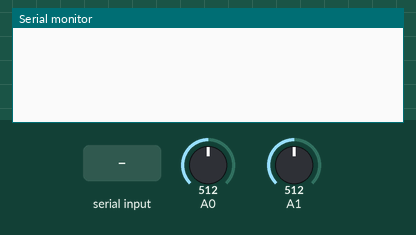
Simulated run of this sketch. Board: Arduino Nano, built with avr-gcc and run on an emulated ATmega328P. On the bench: the last lines printed to the serial monitor. Inputs (shaded band) come from the test bench; at power-on: A0 = 512, A1 = 512.

Above: at 1.2 s.
1.3 s: "F" received over Serial
At 2.5 s:
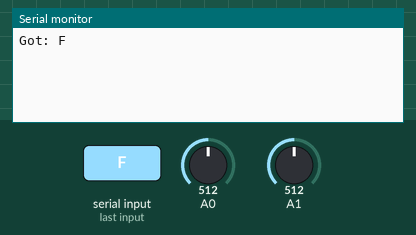
2.8 s: "f" received over Serial
At 3.6 s:
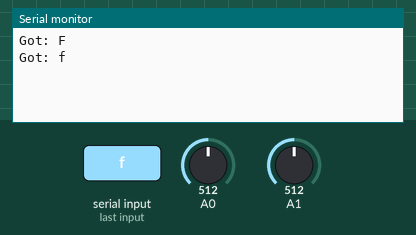
4.3 s: "B" received over Serial
At 5.5 s:
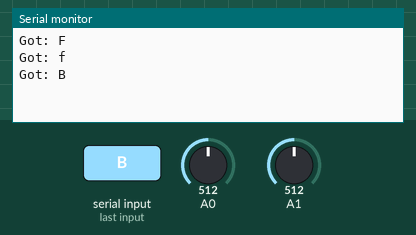
5.8 s: "b" received over Serial
At 6.5 s:
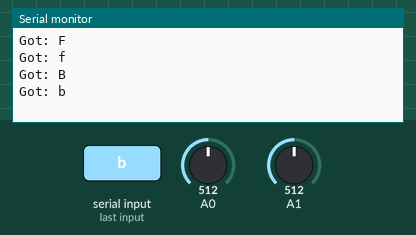
7.3 s: "L" received over Serial
At 8.5 s:
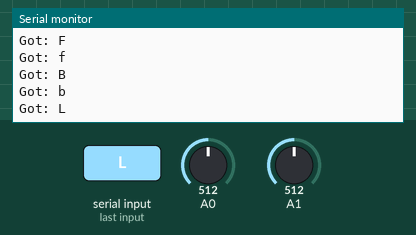
8.8 s: "l" received over Serial
At 9.7 s:
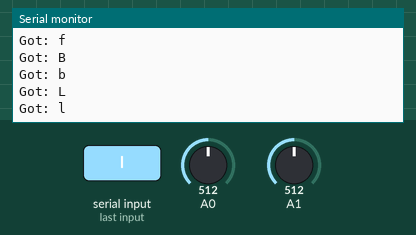

The sketch:

Arduino_Robocar_Transmitter.ino
```cpp
/*
   Robot Car Transmitter - STAGE 5 (FINAL)
   Upload to the Nano (joystick side).

   Two drivers, one steering wheel:
     - GESTURES (letters from the laptop over USB) drive by default
     - The JOYSTICK takes over the moment it leaves center
     - After the joystick sits centered for 1 second, gestures rule again

   Letters understood (from Stage 3/4):
     F=forward  B=backward  L=left  R=right  S=stop

   Wiring: unchanged. HC-12 TX->D2, RX->D3, VCC->5V, GND->GND.
   Joystick X->A0, Y->A1 as always.
*/

#include <SoftwareSerial.h>

SoftwareSerial hc12(2, 3);  // RX = D2, TX = D3

// Joystick "center zone": raw readings inside this range count
// as "not being touched". Raw center is about 512.
#define CENTER_LOW  420
#define CENTER_HIGH 600

// How long (ms) the joystick must sit centered before
// handing control back to gestures.
#define RELEASE_TIME 1000

// The gesture position (from the laptop). Starts centered = stopped.
byte gestureX = 127;
byte gestureY = 127;

unsigned long lastJoystickMove = 0;  // when the stick was last off-center
bool joystickInCharge = false;

void setup() {
  hc12.begin(9600);
  Serial.begin(9600);
}

void loop() {
  // ---- 1. Always read the real joystick ----
  int rawX = analogRead(A0);  // 0-1023
  int rawY = analogRead(A1);

  bool stickOffCenter =
      rawX < CENTER_LOW || rawX > CENTER_HIGH ||
      rawY < CENTER_LOW || rawY > CENTER_HIGH;

  if (stickOffCenter) {
    joystickInCharge = true;             // human grabbed the wheel!
    lastJoystickMove = millis();
  }
  else if (joystickInCharge &&
           millis() - lastJoystickMove > RELEASE_TIME) {
    joystickInCharge = false;            // stick idle 1s -> gestures rule
  }

  // ---- 2. Always collect the latest gesture letter (if any) ----
  if (Serial.available() > 0) {
    char c = Serial.read();
    Serial.print("Got: "); Serial.println(c);
    if      (c == 'F' || c == 'f') { gestureX = 127; gestureY = 254; }
    else if (c == 'B' || c == 'b') { gestureX = 127; gestureY = 0;   }
    else if (c == 'L' || c == 'l') { gestureX = 0;   gestureY = 127; }
    else if (c == 'R' || c == 'r') { gestureX = 254; gestureY = 127; }
    else if (c == 'S' || c == 's') { gestureX = 127; gestureY = 127; }
  }

  // ---- 3. Whoever is in charge gets radioed out ----
  byte outX, outY;
  if (joystickInCharge) {
    outX = min(rawX / 4, 254);   // real stick position
    outY = min(rawY / 4, 254);
  } else {
    outX = gestureX;             // hand position
    outY = gestureY;
  }

  hc12.write((byte)255);  // knock
  hc12.write(outX);
  hc12.write(outY);

  delay(20);
}
```

Measured:
- after the input at 1.3 s, the serial monitor: prints a new line at once (image 1)
- after the input at 2.8 s, the serial monitor: prints a new line at once (image 2)
- after the input at 4.3 s, the serial monitor: prints a new line at once (image 3)
- after the input at 5.8 s, the serial monitor: prints a new line at once (image 4)
- after the input at 7.3 s, the serial monitor: prints a new line at once (image 5)
- after the input at 8.8 s, the serial monitor: prints a new line at once (image 6)
